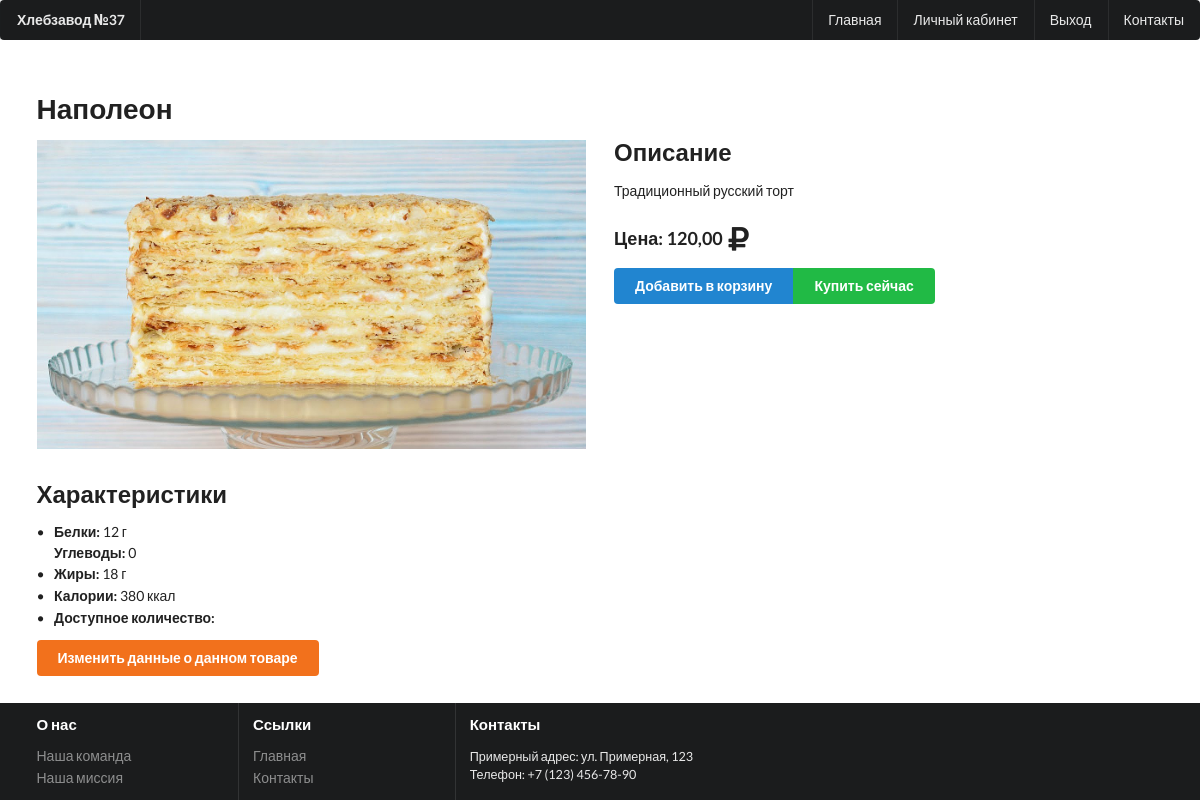
/product-detail/napoleon/10/ (signed in), run on the app's committed database.
### inventory/models.py (models this page shows, shortened)
class Product(models.Model):
    category = models.ForeignKey(Category,
                                 on_delete=models.CASCADE,
                                 name='product_category')
    name = models.CharField(max_length=250)
    slug = models.SlugField(max_length=250,
                            unique=True,
                            blank=True)
    image = ThumbnailerImageField(upload_to='product/%Y/%m/%d',
                                  resize_source=dict(quality=95,
                                                     size=(1368,720),
                                                     sharpen=True),)
    text = models.TextField(blank=True)
    price = models.DecimalField(max_digits=10,decimal_places=2)
    protein = models.PositiveIntegerField()
    carbohydrates = models.PositiveIntegerField()
    fats = models.PositiveIntegerField()
    callories = models.PositiveIntegerField(blank=True)
    created = models.DateField(auto_now_add=True)
    updated = models.DateField(auto_now=True)
    class Meta:
        ordering = ['-created']
        indexes = [
            models.Index(fields=['-created'])
        ]

### inventory/views.py (the view)
# urls.py: path('product-detail/<slug:slug>/<int:product_id>/',views.ProductDetailView.as_view(),
class ProductDetailView(LoginRequiredMixin,View):
    def get(self,request,slug,product_id):
        product = get_object_or_404(Product,
                                    slug=slug,
                                    id=product_id)
        return render(request,
                      'product/product_detail.html',
                      {'product':product})

### inventory/templates/product/product_detail.html (shortened to what this page needs)
{% extends "base.html" %}
{% block content %}
<div class="ui container" style="margin-top: 20px;">
    <h1 class="ui header">{{ product.name }}</h1>
    <div class="ui stackable grid">
        <div class="eight wide column">
            {% if product.image %}
                <img src="{{ product.image.url }}" alt="{{ product.name }}" class="ui fluid image">
            {% endif %}
        </div>
        <div class="eight wide column">
            <h2 class="ui header">Описание</h2>
            <p>{{ product.text }}</p>
            <h3 class="ui header">Цена: {{ product.price|floatformat:2 }}<i class="ruble sign icon"></i></h3>
            <div class="ui buttons">
                <button class="ui primary button">Добавить в корзину</button>
                <button class="ui green button">Купить сейчас</button>
            </div>
        </div>
    </div>
    <h2 class="ui header" style="margin-top: 30px;">Характеристики</h2>
    <ul class="ui list">
        <li><strong>Белки:</strong> {{ product.protein }} г</li>
        <span><strong>Углеводы:</strong> {{ product.carbohydrates }}</span><br>
        <li><strong>Жиры:</strong> {{ product.fats }} г</li>
        <li><strong>Калории:</strong> {{ product.callories }} ккал</li>
        <li><strong>Доступное количество:</strong> {{ product.quantity }}</li>
    </ul>
    <a href={% url "product_update_view" pk=product.pk %}>
        <button class="ui orange button">Изменить данные о данном товаре</button>
</div>
{% endblock content %}

### inventory/templates/base.html (style rules this page uses)
html, body { height: 100%; margin: 0; }
body { display: flex; flex-direction: column; }
.ui.container { flex: 1; }

### data on the page
Product: name "Наполеон", image (picture), text "Традиционный русский торт", price "120,00", protein "12", carbohydrates "0", fats "18", callories "380"
